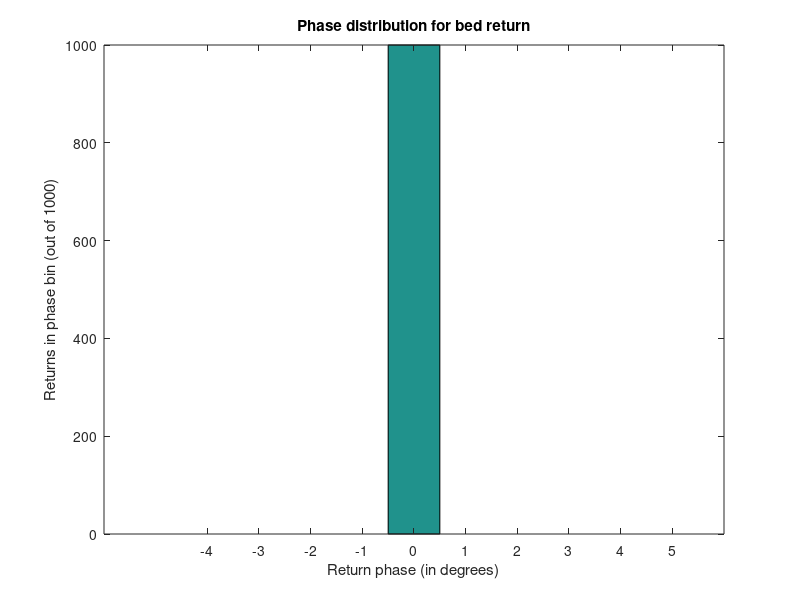

Here is the MATLAB script that generated this plot:
% This is a script to produce a highly simplified model of the 
% phase distribution for a radar return from a perfectly flat 
% bed being transmitted through a rough dielectric ice surface
% Problem 1 in homework 4 for the 2013 unofficial
% UTIG Ice Penetrating Radar Course 
% written by Dustin M. Schroeder

sigma_h = 0; %RMS Height in meters
D = 3.2; % Dielectric Constant
lambda = 5.0; % Wavelength of Transmitted Signal
phase_in = zeros(1,1000);
delay_in = (rand(1,1000)-0.5)*sigma_h*(D-1)/lambda;
delay_out = (rand(1,1000)-0.5)*sigma_h*(D-1)/lambda;
phase_out = phase_in+delay_in+delay_out;
phase_out = acos(cos(phase_out));
hist(phase_out*180./pi)
xlabel('Return phase (in degrees)')
ylabel('Returns in phase bin (out of 1000)')
title('Phase distribution for bed return')

